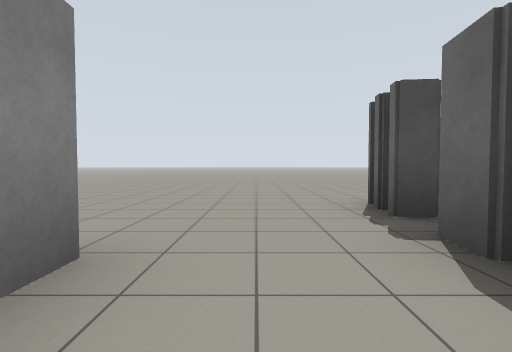
View 1 (above)

20 first-person views from a walk through a Gazebo world. The camera is 0.94 m above the floor, tilts 2° down and sees 85° across. Floor lines are 1 m apart. The floor is counted in squares, 2 m on a side. Each view is taken from the middle of a square. On the plan, view 1 faces up. The plan holds only what a view shows up to about 9 squares ahead; the rest is blank.

View 2
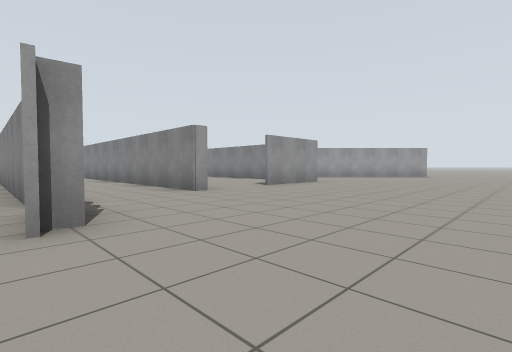

View 3
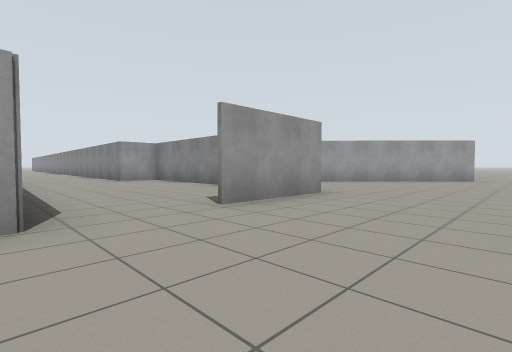

View 4
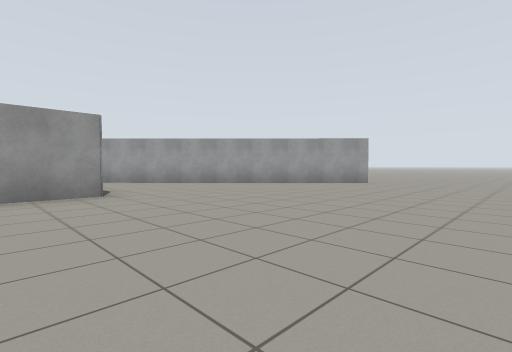

View 5
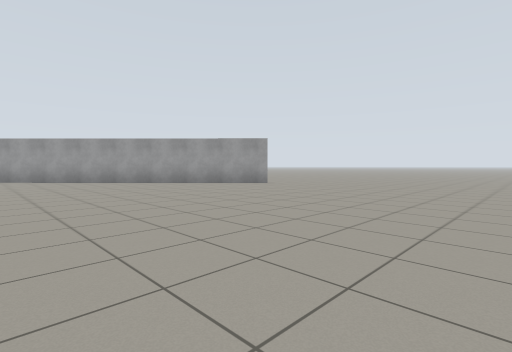

View 6
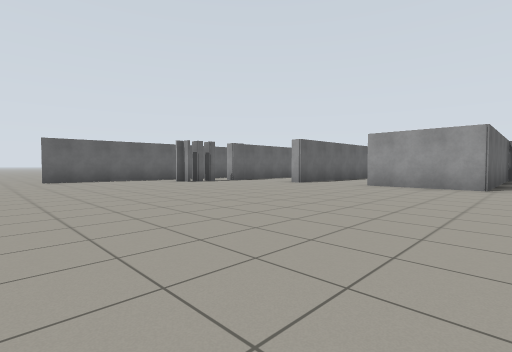

View 7
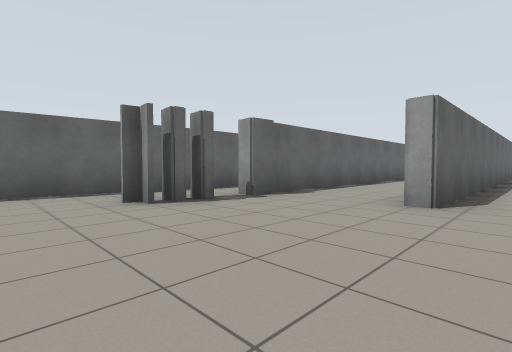

View 8
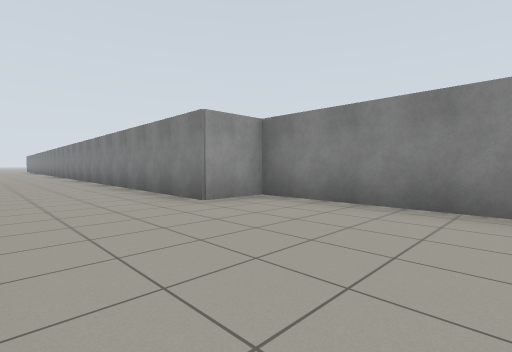

View 9
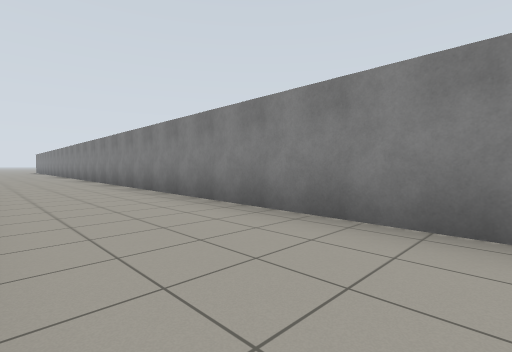

View 10
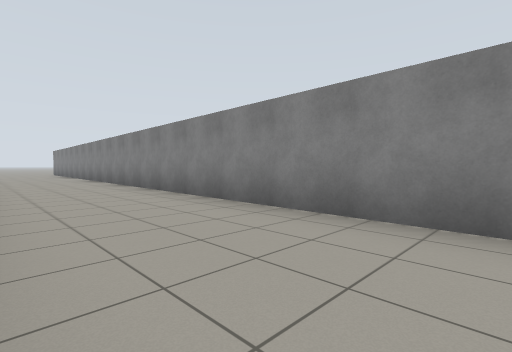

View 11
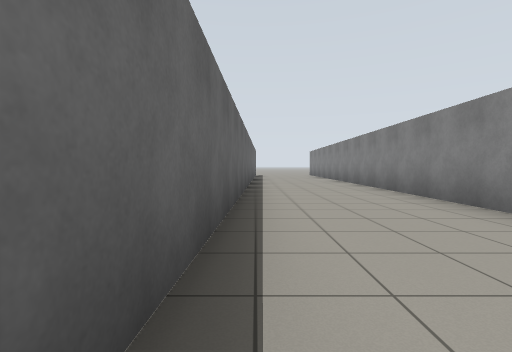

View 12
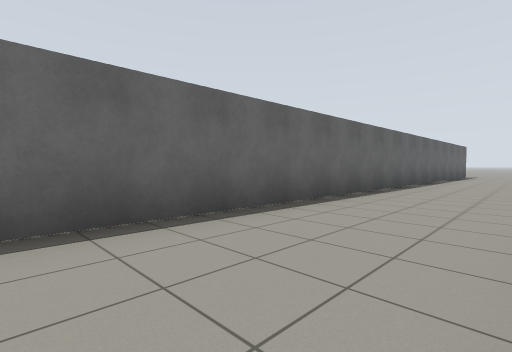

View 13
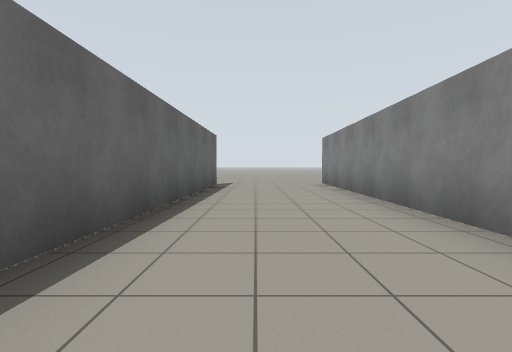

View 14
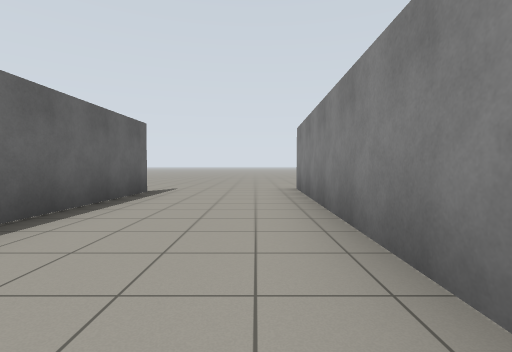

View 15
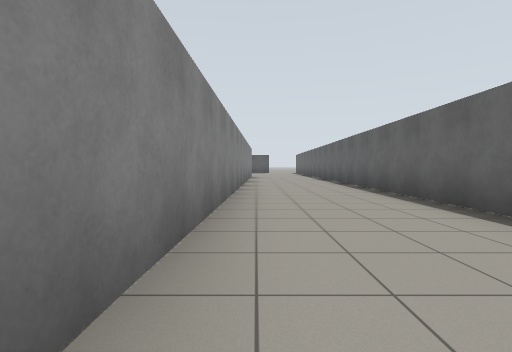

View 16
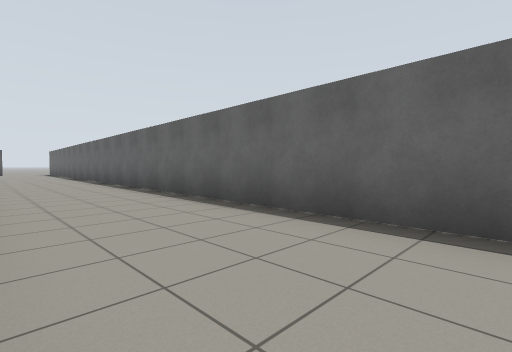

View 17
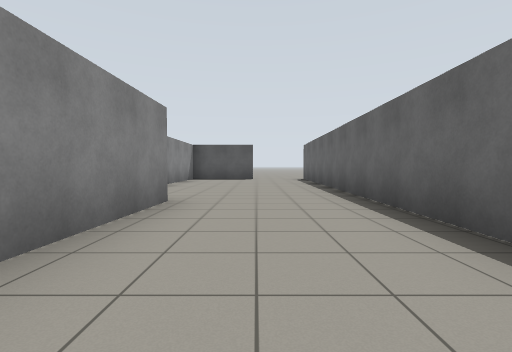

View 18
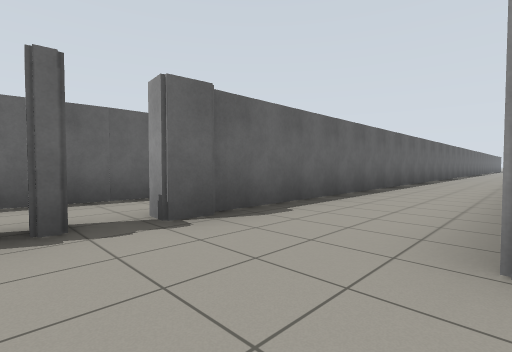

View 19
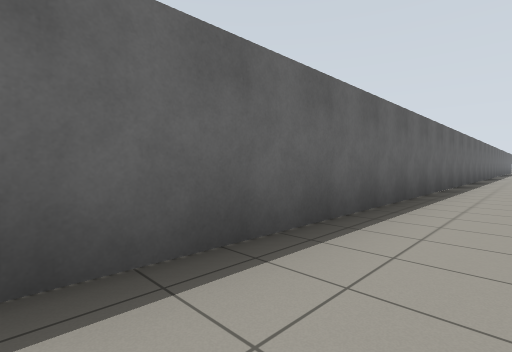

View 20
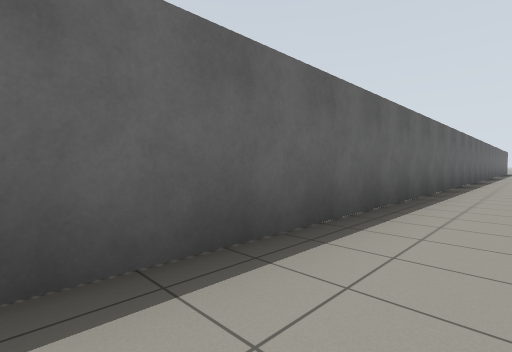

### Floor plan
Points are (right, up) in squares from view 1. A wall is a line through its corners. A room is listed if a view was taken in it or the views show most of it. See-through windows are left out.
Room 1 (views 1, 19, 20)
walls: (1.2, -19.6) (1.3, 1.9); (-0.9, 1.4) (-0.9, -3.8)
ways out: opening at (0, 2) to room 2
Room 2 (views 2, 3, 4, 5, 6, 7, 8, 9, 10, 11, 12, 13, 14, 15, 16, 17, 18)
walls: (-5.4, -3.8) (-5.4, 1.3) (-3.1, 1.3); (-5.3, 0.1) (-5.3, -5.2) (-4.2, -5.2) (-4.8, -30.8); (1.3, 1.9) (1.6, 1.8) (1.6, -3.8); (3, 0.5) (3, 1.8); (1.3, 2.8) (1.8, 2.7); (1.7, 2.5) (1.3, 2.6) (1.3, 3.2) (1.8, 3.2); (3, 1.7) (3.5, 6.8); (-11.8, 2.7) (-6.5, -2.7); (-2, -30.2) (-1.2, 1.4) (-0.9, 1.4)
ways out: opening at (0, 2) to room 1; opening at (-12.5, 2.5); opening at (-5, -31.5); opening at (-1.5, -31.5); opening at (3, 7.5); gap at (1, 2)

Positions as (right, up) in squares from view 1, and headings:
1: (0, 0), facing up
2: (2, 6), facing down-left
3: (-1, 4), facing down-left
4: (-4, 6), facing down-left
5: (-6, 8), facing down-left
6: (-6, 8), facing down-right
7: (-2, 5), facing down-right
8: (-2, -2), facing down-left
9: (-2, -7), facing down-left
10: (-2, -13), facing down-left
11: (-2, -16), facing down
12: (-4, -16), facing down-right
13: (-3, -23), facing down
14: (-4, -25), facing down
15: (-4, -18), facing up
16: (-4, -17), facing up-right
17: (-3, -9), facing up
18: (-1, 3), facing down-right
19: (0, -4), facing down-right
20: (0, -8), facing down-right
